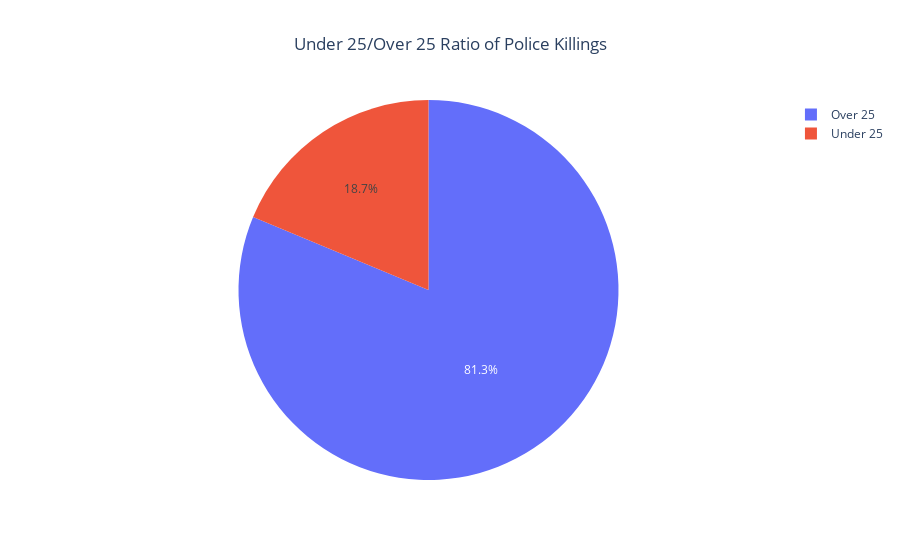

Here is the notebook cell this chart was saved with:
### Markdown cell above
Work out what percentage of people killed were under 25 years old.

### Code cell
under_25 = []
for bruh,data in df_fatalities.dropna().iterrows():
    if data['age'] < 25:
        under_25.append('Under 25')
    else:
        under_25.append('Over 25')
under_over_dataframe = pd.Series(under_25).value_counts().to_frame().reset_index()
under_over_dataframe
px.pie(labels=under_over_dataframe['index'], values=under_over_dataframe['count'], names=under_over_dataframe['index'], title='Under 25/Over 25 Ratio of Police Killings').update_traces().update_layout(title_x=0.5).show()

### Figure 1 — Plotly figure (JSON) as saved in the notebook; plotly's stock layout.template omitted (floating-point values rounded to 4 significant figures)
{"data": [{"domain": {"x": [0, 1], "y": [0, 1]}, "hovertemplate": "label=%{label}<br>value=%{value}<extra></extra>", "labels": ["Over 25", "Under 25"], "legendgroup": "", "name": "", "showlegend": true, "type": "pie", "values": [1832, 422]}], "layout": {"legend": {"tracegroupgap": 0}, "title": {"text": "Under 25/Over 25 Ratio of Police Killings", "x": 0.5}}}
